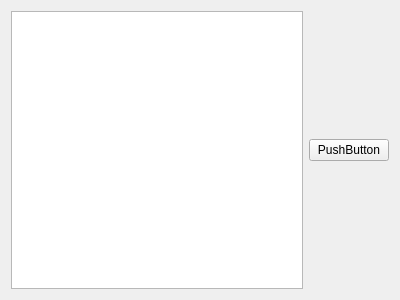
<?xml version="1.0" encoding="UTF-8"?>
<ui version="4.0">
 <class>Form</class>
 <widget class="QWidget" name="Form">
  <property name="geometry">
   <rect>
    <x>0</x>
    <y>0</y>
    <width>400</width>
    <height>300</height>
   </rect>
  </property>
  <property name="windowTitle">
   <string>Form</string>
  </property>
  <layout class="QGridLayout" name="gridLayout">
   <item row="1" column="0">
    <layout class="QHBoxLayout" name="horizontalLayout">
     <item>
      <widget class="QGraphicsView" name="graphicsView"/>
     </item>
     <item>
      <widget class="QPushButton" name="pushButton">
       <property name="text">
        <string>PushButton</string>
       </property>
      </widget>
     </item>
    </layout>
   </item>
  </layout>
 </widget>
 <resources/>
 <connections/>
</ui>
